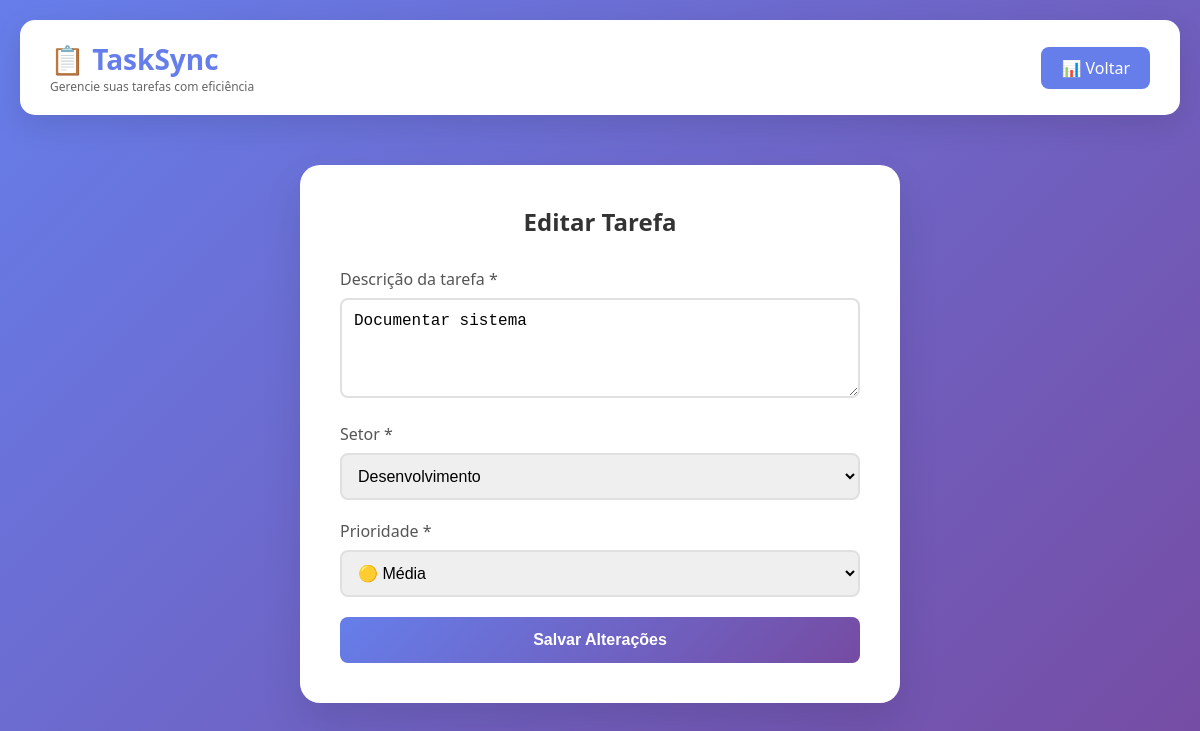
/frontend/editar_tarefa.php?id=2, run on the app's committed database.
### tables this page shows
CREATE TABLE IF NOT EXISTS tarefas (
    id INT AUTO_INCREMENT PRIMARY KEY,
    usuario_id INT NOT NULL,
    descricao TEXT NOT NULL,
    setor VARCHAR(50) NOT NULL,
    prioridade ENUM('baixa', 'media', 'alta') NOT NULL,
    data_cadastro DATE NOT NULL,
    status ENUM('a_fazer', 'fazendo', 'concluido') DEFAULT 'a_fazer',
    FOREIGN KEY (usuario_id) REFERENCES usuarios(id) ON DELETE CASCADE
);

### backend/models/Tarefa.php (called while the page is built, shortened)
<?php
require_once __DIR__ . '/../config/database.php';
class Tarefa {
    public static function buscarPorId($id) {
        global $pdo;
        $sql = "SELECT t.*, u.nome as usuario_nome
                FROM tarefas t
                JOIN usuarios u ON t.usuario_id = u.id
                WHERE t.id = :id";
        $stmt = $pdo->prepare($sql);
        $stmt->execute([':id' => $id]);
        return $stmt->fetch();
    }
}
?>

### frontend/editar_tarefa.php (the view, shortened to what this page needs)
<?php
require_once __DIR__ . '/../backend/models/Tarefa.php';
$id = $_GET['id'] ?? null;
$tarefa = Tarefa::buscarPorId($id);
?>
<!DOCTYPE html>
<html lang="pt-br">
<head>
    <link rel="stylesheet" href="css/style.css">
</head>
<body>
    <div class="container">
        <div class="header">
            <div class="logo">
                <h1>📋 TaskSync</h1>
                <p>Gerencie suas tarefas com eficiência</p>
            </div>
            <div class="nav-buttons">
                <a href="gerenciamento_tarefas.php" class="btn-nav">📊 Voltar</a>
            </div>
        </div>
        <div class="form-container">
            <h2>Editar Tarefa</h2>
            <form method="POST">
                <div class="form-group">
                    <label>Descrição da tarefa *</label>
                    <textarea name="descricao" required><?php echo htmlspecialchars($tarefa['descricao']); ?></textarea>
                </div>
                <div class="form-group">
                    <label>Setor *</label>
                    <select name="setor" required>
                        <option value="Desenvolvimento" <?php echo $tarefa['setor'] == 'Desenvolvimento' ? 'selected' : ''; ?>>Desenvolvimento</option>
                    </select>
                </div>
                <div class="form-group">
                    <label>Prioridade *</label>
                    <select name="prioridade" required>
                        <option value="media" <?php echo $tarefa['prioridade'] == 'media' ? 'selected' : ''; ?>>🟡 Média</option>
                    </select>
                </div>
                <button type="submit" class="btn-submit">Salvar Alterações</button>
            </form>
        </div>
    </div>
</body>
</html>

### frontend/css/style.css (style rules this page uses)
* { margin: 0; padding: 0; box-sizing: border-box; }
body { font-family: 'Segoe UI', Tahoma, Geneva, Verdana, sans-serif; background: linear-gradient(135deg, #667eea 0%, #764ba2 100%); min-height: 100vh; padding: 20px; }
.container { max-width: 1400px; margin: 0 auto; }
.header { background: white; border-radius: 15px; padding: 20px 30px; margin-bottom: 30px; box-shadow: 0 10px 30px rgba(0,0,0,0.1); display: flex; justify-content: space-between; align-items: center; }
.logo h1 { color: #667eea; font-size: 28px; }
.logo p { color: #666; font-size: 12px; }
.nav-buttons { display: flex; gap: 15px; }
.btn-nav { padding: 10px 20px; background: #667eea; color: white; text-decoration: none; border-radius: 8px; transition: 0.3s; }
.form-container { background: white; border-radius: 20px; padding: 40px; max-width: 600px; margin: 50px auto; box-shadow: 0 20px 40px rgba(0,0,0,0.1); }
.form-container h2 { color: #333; margin-bottom: 30px; text-align: center; }
.form-group { margin-bottom: 20px; }
.form-group label { display: block; margin-bottom: 8px; color: #555; font-weight: 500; }
.form-group input, .form-group select, .form-group textarea { width: 100%; padding: 12px; border: 2px solid #e0e0e0; border-radius: 8px; font-size: 16px; transition: 0.3s; }
.form-group textarea { resize: vertical; min-height: 100px; }
.btn-submit { width: 100%; padding: 14px; background: linear-gradient(135deg, #667eea 0%, #764ba2 100%); color: white; border: none; border-radius: 8px; font-size: 16px; font-weight: bold; cursor: pointer; transition: 0.3s; }

### data on the page
tarefas: descricao "Documentar sistema", setor "Desenvolvimento", prioridade "🟡 Média"
